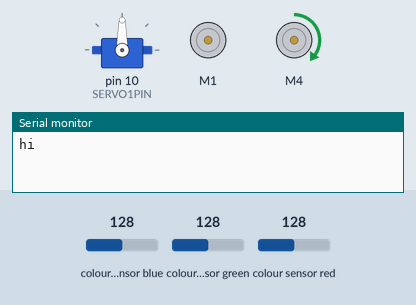
Recording of a sketch running on a simulated Arduino Uno, built with avr-gcc and run on an emulated ATmega328P. Parts: servo, 2 × DC motor (green arrow = forward, orange = backward, longer = faster), the last lines printed to the serial monitor. The test bench sets the inputs (shaded band); at power-on: colour sensor blue 128, colour sensor green 128, colour sensor red 128.

Above: at 0.1 s.
At 0.6 s:
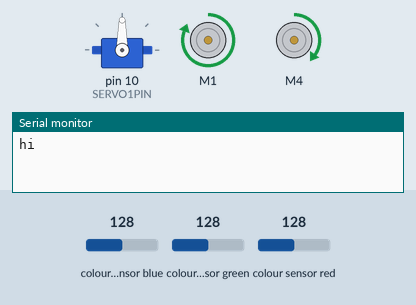
At 4.1 s:
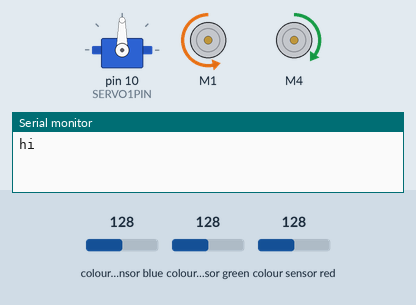
At 30.8 s:
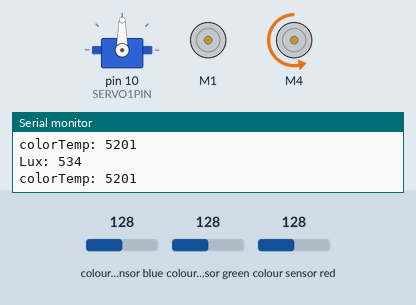
At 31.4 s:
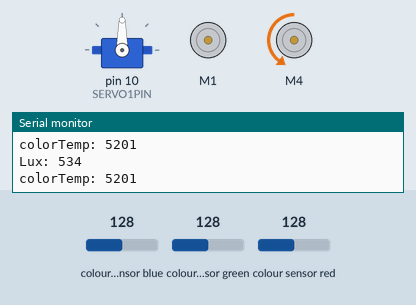
At 37.86 s:
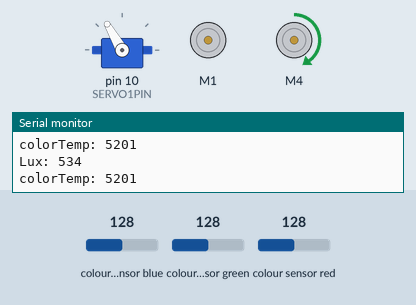
Timing chart, 0 to 39.5 s (numbered marks = the images above):
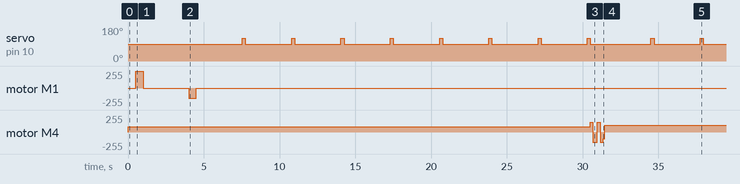

The sketch:

allan__1_.ino
```cpp
#include <AFMotor.h>
#include <ezButton.h>
#include <Servo.h>
#include <Wire.h>
#include "Adafruit_TCS34725.h"

#define SERVO1PIN 10
#define DUMPSTERPORT 1  //Motor for picking up
#define AGITATORPORT 4  //Motor for agitating balls
#define BUTTONPIN 2

Adafruit_TCS34725 tcs = Adafruit_TCS34725(TCS34725_INTEGRATIONTIME_600MS, TCS34725_GAIN_1X);
AF_DCMotor dumpMotor(DUMPSTERPORT, MOTOR12_64KHZ);
AF_DCMotor agiMotor(AGITATORPORT, MOTOR12_64KHZ);
ezButton button(BUTTONPIN);
Servo sortServ;

int colour = 0; //Store most recently read colour
//int resetCounter = 0; //Counts attempts to read colour
int timer = 0;  //Count time that has passed

void setup() {
  sortServ.attach(SERVO1PIN);
  sortServ.write(90);

  dumpMotor.setSpeed(255);
  agiMotor.setSpeed(80);
  dumpMotor.run(RELEASE);
  agiMotor.run(FORWARD);

  button.setDebounceTime(50);

  Serial.begin(9600);
}


void loop() {
  //if (button.isPressed()){
    Serial.print("hi");
    delay(500);
    timer = 0;

    //=======StartUp========
    dumpMotor.run(FORWARD);

    //Wait for limit to be hit
    delay(500);
    dumpMotor.setSpeed(0);  //Hits upper limit
    dumpMotor.run(BACKWARD);
    delay(3000);  //Wait for balls to fall out
    dumpMotor.setSpeed(150);

    //Wait for limit to be hit
    delay(500);
    dumpMotor.setSpeed(0);    //Hits lower limit


    //=========Sorting==============
    timer = 0;
    while (1){
      if (timer>5000){  //Occasionally run the agitator
        run_agitator();
        timer = 0;
      }
      timer+=700;

      delay(3000); //wait for balls to settle
      colour = get_colour();  //Read colour
      if (colour == 2){  //Copper or unknown
        //move, wait, return
        //resetCounter = 0;
        sortServ.write(60);
        delay(200);
        sortServ.write(90);
      }else{  //Silver
        //move, wait, return
        //resetCounter = 0;
        sortServ.write(120);
        delay(200);
        sortServ.write(90);
      }/*else if(resetCounter>5){ //Assume copper if it can't be read correctly
        resetCounter = 0;
        sortServ.write(60);
        delay(200);
        sortServ.write(90);
      }else{  //Unknown
        resetCounter+=1;
        delay(200);
      }*/
    }
  //}
}

void run_agitator(){ //Move them balls girllllll
  agiMotor.setSpeed(150);
  delay(150);
  agiMotor.run(BACKWARD);
  delay(300);
  agiMotor.run(FORWARD);
  delay(200);
  agiMotor.run(BACKWARD);
  delay(200);
  agiMotor.setSpeed(100);
  delay(100);
  agiMotor.run(FORWARD);
}

int get_colour(){  //Senses the ball colour. Return 0 for unknown, 1 for copper, 2 for silver.
  uint16_t r, g, b, c, colorTemp, lux;
  tcs.getRawData(&r, &g, &b, &c);                               //get RGB and clear colour data from sensor
  colorTemp = tcs.calculateColorTemperature_dn40(r, g, b, c);   //calculate colour temperature from data
  lux = tcs.calculateLux(r, g, b);                              //calculate lux from RGB values
  Serial.print("Lux: ");
  Serial.println(lux);
  Serial.print("colorTemp: ");
  Serial.println(colorTemp);
  if((lux>575) && (lux<690)) {
    if((colorTemp>3700) && (colorTemp<4000)) {
      return 2;                                                 //return 2 for silver
    }
    else {
      return 0;
    }
  }
  else {
    return 0;
  }
}
```

Measured:
- by itself, servo on pin 10 (SERVO1PIN): goes 7 × (120° 0.20 s, 90° 3.1 s), 120° 0.20 s, 90° 4.0 s, 120° 0.20 s, 90° 3.1 s, 120° 0.20 s, then 90°
- by itself, motor M1: stopped → forward 255/255 at 0.50 s, → stopped 0.50 s later, → backward 150/255 3.0 s later, → stopped 0.50 s later
- by itself, motor M4: stopped → forward 80/255 at 0.00 s, → forward 150/255 30.5 s later, → backward 150/255 0.15 s later, → forward 150/255 0.30 s later, … (7 changes in this stretch)
